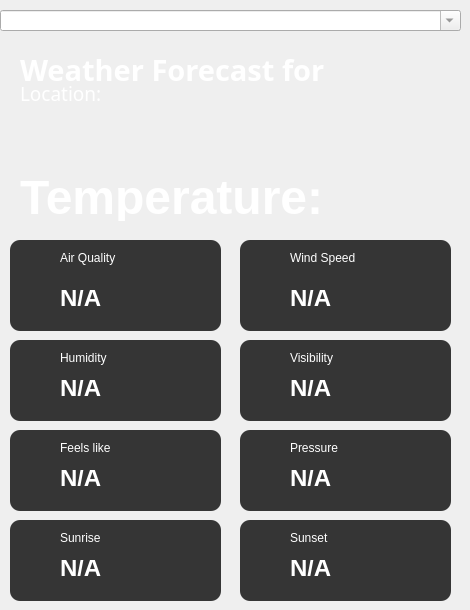
     <widget class="QFrame" name="Middle">
      <property name="maximumSize">
       <size>
        <width>475</width>
        <height>16777215</height>
       </size>
      </property>
      <widget class="QComboBox" name="comboBox">
       <property name="geometry">
        <rect>
         <x>0</x>
         <y>10</y>
         <width>461</width>
         <height>21</height>
        </rect>
       </property>
       <property name="maximumSize">
        <size>
         <width>16777215</width>
         <height>16777215</height>
        </size>
       </property>
       <property name="styleSheet">
        <string notr="true">alternate-background-color: rgb(0, 0, 0);
selection-color: rgb(0, 0, 0);
color: rgb(97, 97, 97);</string>
       </property>
       <property name="editable">
        <bool>true</bool>
       </property>
       <property name="currentText">
        <string/>
       </property>
       <property name="placeholderText">
        <string>Enter Location (ex. Bangkok)</string>
       </property>
      </widget>
      <widget class="QLabel" name="location_label">
       <property name="geometry">
        <rect>
         <x>20</x>
         <y>80</y>
         <width>131</width>
         <height>21</height>
        </rect>
       </property>
       <property name="font">
        <font>
         <family>Arial Unicode MS</family>
         <pointsize>14</pointsize>
         <bold>false</bold>
         <kerning>true</kerning>
        </font>
       </property>
       <property name="styleSheet">
        <string notr="true">color: rgb(255, 255, 255);</string>
       </property>
       <property name="text">
        <string>Location:</string>
       </property>
       <property name="alignment">
        <set>Qt::AlignLeading|Qt::AlignLeft|Qt::AlignTop</set>
       </property>
      </widget>
      <widget class="QLabel" name="label">
       <property name="geometry">
        <rect>
         <x>20</x>
         <y>50</y>
         <width>311</width>
         <height>31</height>
        </rect>
       </property>
       <property name="font">
        <font>
         <family>Arial Unicode MS</family>
         <pointsize>22</pointsize>
         <bold>true</bold>
        </font>
       </property>
       <property name="styleSheet">
        <string notr="true">color: rgb(255, 255, 255);</string>
       </property>
       <property name="text">
        <string>Weather Forecast for</string>
       </property>
       <property name="alignment">
        <set>Qt::AlignLeading|Qt::AlignLeft|Qt::AlignTop</set>
       </property>
      </widget>
      <widget class="QLabel" name="temperature_label">
       <property name="geometry">
        <rect>
         <x>20</x>
         <y>170</y>
         <width>311</width>
         <height>51</height>
        </rect>
       </property>
       <property name="font">
        <font>
         <family>Arial</family>
         <pointsize>36</pointsize>
         <bold>true</bold>
        </font>
       </property>
       <property name="styleSheet">
        <string notr="true">color: rgb(255, 255, 255);</string>
       </property>
       <property name="text">
        <string>Temperature:</string>
       </property>
       <property name="alignment">
        <set>Qt::AlignLeading|Qt::AlignLeft|Qt::AlignTop</set>
       </property>
      </widget>
      <widget class="QLabel" name="weathericon_indicator">
       <property name="geometry">
        <rect>
         <x>310</x>
         <y>90</y>
         <width>131</width>
         <height>131</height>
        </rect>
       </property>
       <property name="text">
        <string/>
       </property>
       <property name="pixmap">
        <pixmap>../Icons/sun_869869.png</pixmap>
       </property>
       <property name="scaledContents">
        <bool>true</bool>
       </property>
      </widget>
      <widget class="QFrame" name="AirQuality_frame">
       <property name="geometry">
        <rect>
         <x>10</x>
         <y>240</y>
         <width>211</width>
         <height>91</height>
        </rect>
       </property>
       <property name="mouseTracking">
        <bool>true</bool>
       </property>
       <property name="tabletTracking">
        <bool>true</bool>
       </property>
       <property name="styleSheet">
        <string notr="true">background-color: rgb(53, 53, 53);
border-radius: 10px;</string>
       </property>
       <widget class="QLabel" name="label_4">
        <property name="geometry">
         <rect>
          <x>50</x>
          <y>10</y>
          <width>61</width>
          <height>16</height>
         </rect>
        </property>
        <property name="font">
         <font>
          <family>Arial</family>
         </font>
        </property>
        <property name="styleSheet">
         <string notr="true">color: rgb(255, 255, 255);</string>
        </property>
        <property name="text">
         <string>Air Quality</string>
        </property>
       </widget>
       <widget class="QLabel" name="AirQuality_icon">
        <property name="geometry">
         <rect>
          <x>20</x>
          <y>10</y>
          <width>25</width>
          <height>25</height>
         </rect>
        </property>
        <property name="text">
         <string/>
        </property>
        <property name="pixmap">
         <pixmap>../Icons/AirQuality.png</pixmap>
        </property>
        <property name="scaledContents">
         <bool>true</bool>
        </property>
       </widget>
       <widget class="QLabel" name="AirQuality_value">
        <property name="geometry">
         <rect>
          <x>50</x>
          <y>50</y>
          <width>61</width>
          <height>16</height>
         </rect>
        </property>
        <property name="font">
         <font>
          <family>Arial</family>
          <pointsize>18</pointsize>
          <bold>true</bold>
         </font>
        </property>
        <property name="styleSheet">
         <string notr="true">color: rgb(255, 255, 255);</string>
        </property>
        <property name="text">
         <string>N/A</string>
        </property>
       </widget>
      </widget>
      <widget class="QFrame" name="Windspeed_frame">
       <property name="geometry">
        <rect>
         <x>240</x>
         <y>240</y>
         <width>211</width>
         <height>91</height>
        </rect>
       </property>
       <property name="mouseTracking">
        <bool>true</bool>
       </property>
       <property name="styleSheet">
        <string notr="true">background-color: rgb(53, 53, 53);
border-radius: 10px;</string>
       </property>
       <widget class="QLabel" name="label_7">
        <property name="geometry">
         <rect>
          <x>50</x>
          <y>10</y>
          <width>71</width>
          <height>16</height>
         </rect>
        </property>
        <property name="font">
         <font>
          <family>Arial</family>
         </font>
        </property>
        <property name="styleSheet">
         <string notr="true">color: rgb(255, 255, 255);</string>
        </property>
        <property name="text">
         <string>Wind Speed</string>
        </property>
       </widget>
       <widget class="QLabel" name="windspeed_icon">
        <property name="geometry">
         <rect>
          <x>20</x>
          <y>10</y>
          <width>21</width>
          <height>21</height>
         </rect>
        </property>
        <property name="text">
         <string/>
        </property>
        <property name="pixmap">
         <pixmap>../Icons/windspeed_icon.png</pixmap>
        </property>
        <property name="scaledContents">
         <bool>true</bool>
        </property>
       </widget>
       <widget class="QLabel" name="windspeed_value">
        <property name="geometry">
         <rect>
          <x>50</x>
          <y>50</y>
          <width>111</width>
          <height>16</height>
         </rect>
        </property>
        <property name="font">
         <font>
          <family>Arial</family>
          <pointsize>18</pointsize>
          <bold>true</bold>
         </font>
        </property>
        <property name="styleSheet">
         <string notr="true">color: rgb(255, 255, 255);</string>
        </property>
        <property name="text">
         <string>N/A</string>
        </property>
       </widget>
       <zorder>label_7</zorder>
       <zorder>windspeed_value</zorder>
       <zorder>windspeed_icon</zorder>
      </widget>
      <widget class="QFrame" name="Humidity_frame">
       <property name="geometry">
        <rect>
         <x>10</x>
         <y>340</y>
         <width>211</width>
         <height>81</height>
        </rect>
       </property>
       <property name="mouseTracking">
        <bool>true</bool>
       </property>
       <property name="styleSheet">
        <string notr="true">background-color: rgb(53, 53, 53);
border-radius: 10px;</string>
       </property>
       <widget class="QLabel" name="label_5">
        <property name="geometry">
         <rect>
          <x>50</x>
          <y>10</y>
          <width>58</width>
          <height>16</height>
         </rect>
        </property>
        <property name="font">
         <font>
          <family>Arial</family>
         </font>
        </property>
        <property name="styleSheet">
         <string notr="true">color: rgb(255, 255, 255);</string>
        </property>
        <property name="text">
         <string>Humidity</string>
        </property>
       </widget>
       <widget class="QLabel" name="humidity_icon">
        <property name="geometry">
         <rect>
          <x>20</x>
          <y>10</y>
          <width>21</width>
          <height>21</height>
         </rect>
        </property>
        <property name="text">
         <string/>
        </property>
        <property name="pixmap">
         <pixmap>../Icons/humidity_icon.png</pixmap>
        </property>
        <property name="scaledContents">
         <bool>true</bool>
        </property>
       </widget>
       <widget class="QLabel" name="humidity_value">
        <property name="geometry">
         <rect>
          <x>50</x>
          <y>40</y>
          <width>71</width>
          <height>16</height>
         </rect>
        </property>
        <property name="font">
         <font>
          <family>Arial</family>
          <pointsize>18</pointsize>
          <bold>true</bold>
         </font>
        </property>
        <property name="styleSheet">
         <string notr="true">color: rgb(255, 255, 255);</string>
        </property>
        <property name="text">
         <string>N/A</string>
        </property>
       </widget>
      </widget>
      <widget class="QFrame" name="Visibility_frame">
       <property name="geometry">
        <rect>
         <x>240</x>
         <y>340</y>
         <width>211</width>
         <height>81</height>
        </rect>
       </property>
       <property name="mouseTracking">
        <bool>true</bool>
       </property>
       <property name="styleSheet">
        <string notr="true">background-color: rgb(53, 53, 53);
border-radius: 10px;</string>
       </property>
       <widget class="QLabel" name="label_6">
        <property name="geometry">
         <rect>
          <x>50</x>
          <y>10</y>
          <width>58</width>
          <height>16</height>
         </rect>
        </property>
        <property name="font">
         <font>
          <family>Arial</family>
         </font>
        </property>
        <property name="styleSheet">
         <string notr="true">color: rgb(255, 255, 255);</string>
        </property>
        <property name="text">
         <string>Visibility</string>
        </property>
       </widget>
       <widget class="QLabel" name="visibility_icon">
        <property name="geometry">
         <rect>
          <x>20</x>
          <y>10</y>
          <width>21</width>
          <height>21</height>
         </rect>
        </property>
        <property name="text">
         <string/>
        </property>
        <property name="pixmap">
         <pixmap>../Icons/visibility_icon.png</pixmap>
        </property>
        <property name="scaledContents">
         <bool>true</bool>
        </property>
       </widget>
       <widget class="QLabel" name="visibility_value">
        <property name="geometry">
         <rect>
          <x>50</x>
          <y>40</y>
          <width>91</width>
          <height>16</height>
         </rect>
        </property>
        <property name="font">
         <font>
          <family>Arial</family>
          <pointsize>18</pointsize>
          <bold>true</bold>
         </font>
        </property>
        <property name="styleSheet">
         <string notr="true">color: rgb(255, 255, 255);</string>
        </property>
        <property name="text">
         <string>N/A</string>
        </property>
       </widget>
      </widget>
      <widget class="QFrame" name="feelslike_frame">
       <property name="geometry">
        <rect>
         <x>10</x>
         <y>430</y>
         <width>211</width>
         <height>81</height>
        </rect>
       </property>
       <property name="mouseTracking">
        <bool>true</bool>
       </property>
       <property name="styleSheet">
        <string notr="true">background-color: rgb(53, 53, 53);
border-radius: 10px;</string>
       </property>
       <widget class="QLabel" name="label_9">
        <property name="geometry">
         <rect>
          <x>50</x>
          <y>10</y>
          <width>58</width>
          <height>16</height>
         </rect>
        </property>
        <property name="font">
         <font>
          <family>Arial</family>
         </font>
        </property>
        <property name="styleSheet">
         <string notr="true">color: rgb(255, 255, 255);</string>
        </property>
        <property name="text">
         <string>Feels like</string>
        </property>
       </widget>
       <widget class="QLabel" name="feelslike_icon">
        <property name="geometry">
         <rect>
          <x>20</x>
          <y>10</y>
          <width>21</width>
          <height>21</height>
         </rect>
        </property>
        <property name="text">
         <string/>
        </property>
        <property name="pixmap">
         <pixmap>../Icons/feelslike_icon.png</pixmap>
        </property>
        <property name="scaledContents">
         <bool>true</bool>
        </property>
       </widget>
       <widget class="QLabel" name="feelslike_value">
        <property name="geometry">
         <rect>
          <x>50</x>
          <y>40</y>
          <width>71</width>
          <height>16</height>
         </rect>
        </property>
        <property name="font">
         <font>
          <family>Arial</family>
          <pointsize>18</pointsize>
          <bold>true</bold>
         </font>
        </property>
        <property name="styleSheet">
         <string notr="true">color: rgb(255, 255, 255);</string>
        </property>
        <property name="text">
         <string>N/A</string>
        </property>
       </widget>
      </widget>
      <widget class="QFrame" name="pressure_frame">
       <property name="geometry">
        <rect>
         <x>240</x>
         <y>430</y>
         <width>211</width>
         <height>81</height>
        </rect>
       </property>
       <property name="mouseTracking">
        <bool>true</bool>
       </property>
       <property name="styleSheet">
        <string notr="true">background-color: rgb(53, 53, 53);
border-radius: 10px;</string>
       </property>
       <widget class="QLabel" name="label_10">
        <property name="geometry">
         <rect>
          <x>50</x>
          <y>10</y>
          <width>58</width>
          <height>16</height>
         </rect>
        </property>
        <property name="font">
         <font>
          <family>Arial</family>
         </font>
        </property>
        <property name="styleSheet">
         <string notr="true">color: rgb(255, 255, 255);</string>
        </property>
        <property name="text">
         <string>Pressure</string>
        </property>
       </widget>
       <widget class="QLabel" name="pressure_icon">
        <property name="geometry">
         <rect>
          <x>20</x>
          <y>10</y>
          <width>21</width>
          <height>21</height>
         </rect>
        </property>
        <property name="text">
         <string/>
        </property>
        <property name="pixmap">
         <pixmap>../Icons/pressure_icon.png</pixmap>
        </property>
        <property name="scaledContents">
         <bool>true</bool>
        </property>
       </widget>
       <widget class="QLabel" name="pressure_value">
        <property name="geometry">
         <rect>
          <x>50</x>
          <y>40</y>
          <width>101</width>
          <height>16</height>
         </rect>
        </property>
        <property name="font">
         <font>
          <family>Arial</family>
          <pointsize>18</pointsize>
          <bold>true</bold>
         </font>
        </property>
        <property name="styleSheet">
         <string notr="true">color: rgb(255, 255, 255);</string>
        </property>
        <property name="text">
         <string>N/A</string>
        </property>
       </widget>
      </widget>
      <widget class="QFrame" name="chanceofrain_frame">
       <property name="geometry">
        <rect>
         <x>10</x>
         <y>520</y>
         <width>211</width>
         <height>81</height>
        </rect>
       </property>
       <property name="mouseTracking">
        <bool>true</bool>
       </property>
       <property name="styleSheet">
        <string notr="true">background-color: rgb(53, 53, 53);
border-radius: 10px;</string>
       </property>
       <widget class="QLabel" name="label_11">
        <property name="geometry">
         <rect>
          <x>50</x>
          <y>10</y>
          <width>91</width>
          <height>16</height>
         </rect>
        </property>
        <property name="font">
         <font>
          <family>Arial</family>
         </font>
        </property>
        <property name="styleSheet">
         <string notr="true">color: rgb(255, 255, 255);</string>
        </property>
        <property name="text">
         <string>Sunrise</string>
        </property>
       </widget>
       <widget class="QLabel" name="sunrise_icon">
        <property name="geometry">
         <rect>
          <x>20</x>
          <y>10</y>
          <width>21</width>
          <height>21</height>
         </rect>
        </property>
        <property name="text">
         <string/>
        </property>
        <property name="pixmap">
         <pixmap>../Icons/sunset_icon.png</pixmap>
        </property>
        <property name="scaledContents">
         <bool>true</bool>
        </property>
       </widget>
       <widget class="QLabel" name="sunrise_label">
        <property name="geometry">
         <rect>
          <x>50</x>
          <y>40</y>
          <width>101</width>
          <height>16</height>
         </rect>
        </property>
        <property name="font">
         <font>
          <family>Arial</family>
          <pointsize>18</pointsize>
          <bold>true</bold>
         </font>
        </property>
        <property name="styleSheet">
         <string notr="true">color: rgb(255, 255, 255);</string>
        </property>
        <property name="text">
         <string>N/A</string>
        </property>
       </widget>
      </widget>
      <widget class="QFrame" name="pressure_frame_2">
       <property name="geometry">
        <rect>
         <x>240</x>
         <y>520</y>
         <width>211</width>
         <height>81</height>
        </rect>
       </property>
       <property name="mouseTracking">
        <bool>true</bool>
       </property>
       <property name="styleSheet">
        <string notr="true">background-color: rgb(53, 53, 53);
border-radius: 10px;</string>
       </property>
       <widget class="QLabel" name="label_12">
        <property name="geometry">
         <rect>
          <x>50</x>
          <y>10</y>
          <width>58</width>
          <height>16</height>
         </rect>
        </property>
        <property name="font">
         <font>
          <family>Arial</family>
         </font>
        </property>
        <property name="styleSheet">
         <string notr="true">color: rgb(255, 255, 255);</string>
        </property>
        <property name="text">
         <string>Sunset</string>
        </property>
       </widget>
       <widget class="QLabel" name="sunset_icon">
        <property name="geometry">
         <rect>
          <x>20</x>
          <y>10</y>
          <width>21</width>
          <height>21</height>
         </rect>
        </property>
        <property name="text">
         <string/>
        </property>
        <property name="pixmap">
         <pixmap>../Icons/sunset_icon.png</pixmap>
        </property>
        <property name="scaledContents">
         <bool>true</bool>
        </property>
       </widget>
       <widget class="QLabel" name="sunset_value">
        <property name="geometry">
         <rect>
          <x>50</x>
          <y>40</y>
          <width>101</width>
          <height>16</height>
         </rect>
        </property>
        <property name="font">
         <font>
          <family>Arial</family>
          <pointsize>18</pointsize>
          <bold>true</bold>
         </font>
        </property>
        <property name="styleSheet">
         <string notr="true">color: rgb(255, 255, 255);</string>
        </property>
        <property name="text">
         <string>N/A</string>
        </property>
       </widget>
      </widget>
      <zorder>comboBox</zorder>
      <zorder>location_label</zorder>
      <zorder>label</zorder>
      <zorder>AirQuality_frame</zorder>
      <zorder>Windspeed_frame</zorder>
      <zorder>Humidity_frame</zorder>
      <zorder>Visibility_frame</zorder>
      <zorder>feelslike_frame</zorder>
      <zorder>pressure_frame</zorder>
      <zorder>chanceofrain_frame</zorder>
      <zorder>pressure_frame_2</zorder>
      <zorder>temperature_label</zorder>
      <zorder>weathericon_indicator</zorder>
     </widget>
